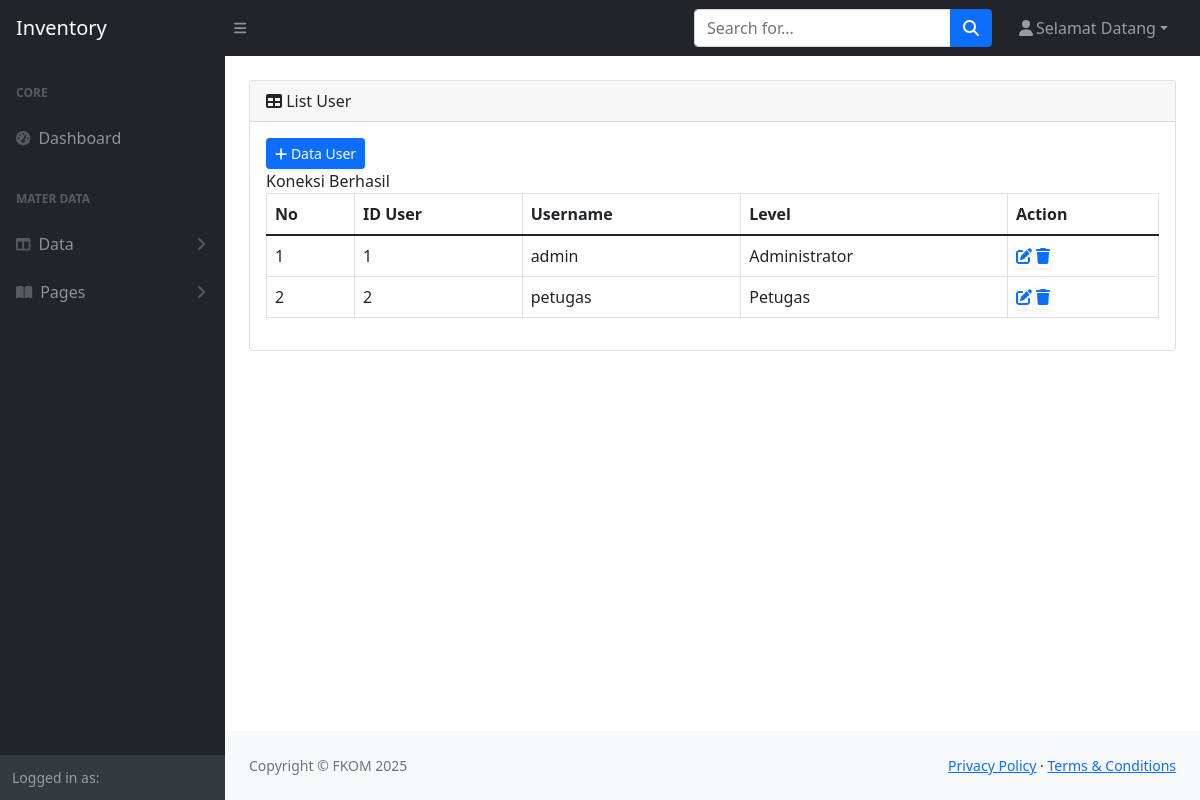
Screenshot of /admin.php?page=datauser (signed in) with the database file from the repository.
### tables this page shows
CREATE TABLE `tbl_user` (
  `id_user` int(11) NOT NULL,
  `username` varchar(50) NOT NULL,
  `password` varchar(100) NOT NULL,
  `level` varchar(20) NOT NULL
);

### listuser.php (the view)
<div class="card mb-4">
  <div class="card-header">
    <i class="fas fa-table mr-1"></i> List User
  </div>
  <div class="card-body">
    <div class="table-responsive">
      <table class="table table-bordered" id="dataTable" width="100%" cellspacing="0">
        <a href="" class="d-none d-sm-inline-block btn btn-sm btn-primary shadow-sm">
          <i class='fas fa-plus'></i> Data User
        </a>
        <br>
        <thead>
          <tr>
            <th>No</th>
            <th>ID User</th>
            <th>Username</th>
            <th>Level</th>
            <th>Action</th>
          </tr>
        </thead>
        <tbody>
          <?php
          include "koneksi.php";
          $no = 1;
          $sql = mysqli_query($db, "SELECT * from tbl_user");
          while ($read = mysqli_fetch_array($sql)) {
          ?>
            <tr>
              <td><?php echo $no; ?></td>
              <td><?php echo $read['id_user']; ?></td>
              <td><?php echo $read['username']; ?></td>
              <td><?php echo $read['level']; ?></td>
              <td>
                <a href="" class="d-none d-sm-inline-block bttn bttn-sm bttn-warning shadow-sm">
                  <i class="fas fa-edit"></i>
                </a>
                <a href="" class="d-none d-sm-inline-block bttn bttn-sm bttn-warning shadow-sm" onclick="return confirm('Yakin hapus data ini?')">
                  <i class="fas fa-trash"></i>
                </a>
              </td>
            </tr>
          <?php $no++;
          } ?>
        </tbody>
      </table>
    </div>
  </div>
</div>

### rows the page displays
tbl_user: id_user "1", username "admin", level "Administrator"
tbl_user: id_user "2", username "petugas", level "Petugas"
